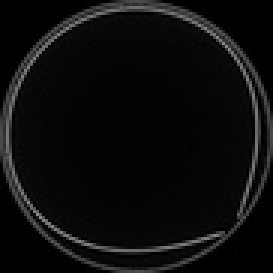
#> input picture data/media/images/001_slice000.jpg, 91 x 91 px, shrunk from 1324 x 1324 before the run (shown 3 times larger)
$ python -i kmeans.py   (imports and definitions only)
#> lines starting #> are read from the running program, lines starting #| are printed output that depends on the picture; after the words box and inside, x2 and y2 are one past the last pixel; in counts of white or black regions, pixels touching at a corner belong together
import argparse
import cv2
import numpy as np
from pathlib import Path
import imageio.v3 as iio
import matplotlib.pyplot as plt
import matplotlib.cm as cm
import matplotlib
from scipy.ndimage import convolve
import networkx as ntx
from scipy.spatial.distance import euclidean
# [1 line not run here, left out]
from collections import deque
import heapq
from math import sqrt
import uuid
from itertools import combinations
from sklearn.cluster import KMeans


def euclidean(p1, p2):
    return sqrt((p1[0]-p2[0])**2 + (p1[1]-p2[1])**2)

# [74 lines left out: functions dijkstra_cheapest_path, shortest_path_skeleton, not called in this run]

def find_endpoints(component_mask):
    endpoints = []
    padded = np.pad(component_mask, 1, mode='constant')  # pad to handle edges
    h, w = component_mask.shape

    for y in range(1, h + 1):
        for x in range(1, w + 1):
            if padded[y, x] == 1:
                # Count 8 neighbors
                neighbors = [
                    padded[y-1, x-1], padded[y-1, x], padded[y-1, x+1],
                    padded[y, x-1],
                    padded[y, x+1],
                    padded[y+1, x-1], padded[y+1, x], padded[y+1, x+1]
                ]
                if sum(neighbors) == 1:
                    # Exactly one neighbor → endpoint
                    endpoints.append((y-1, x-1))  # remove padding offset
    return endpoints

# [70 lines left out: functions shortest_path_length, is_path_between_points, is_y_branch_point, not called in this run]

'''
python3 segmentation/scripts/kmeans.py -s /media/ankan/Ankan_PhD/MoMA/VolPkgs/W26855.volpkg/volumes/20250214115505/1000.tif -k 3 -n 100
'''

def thin(original_image: np.array, clustered: np.array, save_at: str, cluster_id: int, cluster_mask: np.array, threshold_factor: float = 2.0, cv_show: bool=True, cv_wait_key_val: int=0, num_seg_points: int = 1000):

    print(f'Shape of the film slice is: {original_image.shape}')
    img_min = original_image[:, :, 0].min()
    img_max = original_image[:, :, 0].max()
    print(f'min: {img_min}, max: {img_max}')

    cy, cx, _ = original_image.shape

    center_point = (cy//2, cx//2)

    _, binary = cv2.threshold(clustered, (img_max - img_min) // threshold_factor, img_max, cv2.THRESH_BINARY)
    # binary = cv2.adaptiveThreshold(clustered, img_max, cv2.ADAPTIVE_THRESH_MEAN_C, cv2.THRESH_BINARY,11,2)
    skeleton = cv2.ximgproc.thinning(binary)

    num_labels, labels = cv2.connectedComponents(skeleton, connectivity=8)
    print(f"Total components: {num_labels} (including background).")
    if save_at:
        save_at_cluster = Path(save_at) / f'cluster_{cluster_id}'
        save_at_cluster.mkdir(parents=True, exist_ok=True)
        colored_path = original_image.copy()
        cv2.imwrite(f'{save_at_cluster}/original_image.jpg', original_image)
        cv2.imwrite(f'{save_at_cluster}/cluster_mask.jpg', cluster_mask)
        cv2.imwrite(f'{save_at_cluster}/cluster.jpg', clustered)


    for idx in range(1, num_labels):  # skip background
        component_mask = (labels == idx).astype(np.uint8)

        endpoints = find_endpoints(component_mask=component_mask)

        num_points = cv2.countNonZero(component_mask)

        if num_points < num_seg_points:
            # print(f"Number of points less than {num_seg_points}. Skipping component.")
            continue

        print(f"\nComponent {idx} (Cluster: {cluster_id}): {num_points} points")


        y_branch_points = []
        padded = np.pad(component_mask, 1, mode='constant')
        h, w = component_mask.shape

        for x in range(1, h + 1):
            for y in range(1, w + 1):
                if padded[x, y] == 1 and is_y_branch_point(x, y, padded):
                    y_branch_points.append((x - 1, y - 1))

        if len(y_branch_points) > 0:
            print(f"Component {idx} (Cluster: {cluster_id}) contains Y-branching structure ({len(y_branch_points)} Y-points).")
            if save_at:
                with open(f'{save_at}/details.txt', 'a') as fid:
                    fid.write(f'Component {idx} (Cluster: {cluster_id}) contains Y-branching structure ({len(y_branch_points)} Y-points).\n')
        else:
            print(f"Component {idx} (Cluster: {cluster_id}) has no Y-junctions.")
            if save_at:
                with open(f'{save_at}/details.txt', 'a') as fid:
                    fid.write(f"Component {idx} (Cluster: {cluster_id}) has no Y-junctions.")

        # Draw pruned skeleton on original image as green dots
        color_overlay = cv2.cvtColor(original_image.copy(), cv2.COLOR_BGR2RGB)

        ys, xs = np.where(component_mask == 1)
        for (y, x) in zip(ys, xs):
            color_overlay[y, x] = [0, 255, 255]

        for yb in y_branch_points:
            cv2.circle(color_overlay, (yb[1], yb[0]), 1, (255,0,0), 1) # green

        pathlen = 0
        start = (0,0)
        end = (0,0)
        for p1, p2 in combinations(endpoints, 2):
            q = shortest_path_length(binary, p1, p2)
            if q >= pathlen:
                pathlen = q
                start, end = p1, p2

        print(f'Start: {start}, End: {end}')
        cv2.circle(color_overlay, (start[1], start[0]), 10, (0,255,0),2) # start - Green
        cv2.circle(color_overlay, (end[1], end[0]), 10, (0,0,255),2) # end - Red

        shortestpath, shortestdist = dijkstra_cheapest_path(skeleton=binary, start=start, end=end, center_point=center_point)
        print(f'Length of the shortest path between start and end is: {len(shortestpath)} pixels, and cost is {shortestdist}.')
        if save_at:
            with open(f'{save_at_cluster}/segmented_component_{idx}_cluster{cluster_id}.txt', 'w') as f:
                f.write(f'x,y\n')
                for spidx, sp in enumerate(shortestpath):
                    cv2.circle(color_overlay, (sp[1], sp[0]), 1, (0,int(255*(1-(spidx/len(shortestpath)))),int(255*spidx/len(shortestpath))),1)
                    f.write(f'{sp[1]},{sp[0]}\n')
                f.write(f'Cost: {shortestdist}')
        else:
            for spidx, sp in enumerate(shortestpath):
                cv2.circle(color_overlay, (sp[1], sp[0]), 1, (0,int(255*(1-(spidx/len(shortestpath)))),int(255*spidx/len(shortestpath))),1)

        colored_path = cv2.bitwise_or(colored_path, color_overlay)


        cv2.line(color_overlay, (start[1], start[0]), (end[1], end[0]), (0,0,255), 5)

        if cv_show:
            cv2.imshow(f"Cluster {cluster_id} | Component {idx} - Skeleton Overlay", color_overlay)
            cv2.waitKey(cv_wait_key_val)

        if save_at:
            cv2.imwrite(f'{save_at_cluster}/segmented_component_{idx}_cluster{cluster_id}.jpg', img=color_overlay)

    if save_at:
        cv2.imwrite(f'{save_at_cluster}/binary_cluster{cluster_id}.jpg', img=binary)
        cv2.imwrite(f'{save_at_cluster}/total_colored_segmentation_cluster{cluster_id}.jpg', img=colored_path)


def kmeans(film_slice: str, output_folder: str, threshold_factor:float=2.0, cv_show: bool=True, cv_wait_key: bool=False, number_of_clusters: int = 3, num_seg_points: int = 1000):

#> called with film_slice = '../../data/media/images/001_slice000.jpg', output_folder = 'out.png', threshold_factor = 2, cv_show = True, cv_wait_key = False, number_of_clusters = 3, num_seg_points = 1000
    if output_folder:
        uuid_id = str(uuid.uuid4())
        save_at = Path(output_folder) / uuid_id
        print(f"Saving things at {save_at}")
        save_at.mkdir(parents=True, exist_ok=True)
        with open(f'{save_at}/details.txt', 'w') as fid:
            fid.write(f'KMEANS->Thinning\nFilm slice: {film_slice}\nthreshold factor: {threshold_factor}\nnumber of clusters: {number_of_clusters}\nmax_num_of_seg_points: {num_seg_points}\n')
    else:
        print(f"Nothing is being saved. So, you will see the outputs. And press a key after every output to see the next.")
        cv_show = True
        cv_wait_key = True
        save_at = None

    if cv_wait_key:
        cv_wait_key_val = 0 # Wait if true
    else:
        cv_wait_key_val = 1 # Don't wait if false

    original_image = cv2.imread(film_slice)
#> original_image is the input picture: shape (91, 91, 3); min 0, max 140, mean 12.1
    if original_image is None:
        print("Failed to load original image.")
        return

    img = cv2.imread(film_slice, cv2.IMREAD_GRAYSCALE)
#> img: shape (91, 91); min 0, max 140, mean 12.1
    if img is None:
        print("Failed to load image.")
        return

    h, w = img.shape
#> h = 91; w = 91
    flat_img = img.reshape(-1, 1)
#> flat_img = 8281 values, max 140 at index 6473, min 0 at index 0, mean 12.14

    # Apply KMeans
    kmeans = KMeans(n_clusters=number_of_clusters, random_state=0, n_init="auto")
    kmeans.fit(flat_img)
    labels = kmeans.labels_.reshape(h, w)

    # Display each cluster separately
    for cluster_id in range(number_of_clusters):
        mask = (labels == cluster_id).astype(np.uint8) * 255  # Binary mask
        cluster_img = cv2.bitwise_and(img, img, mask=mask)
        print(f'cluster_img shape: {cluster_img.shape}')
#> this loop made 3 passes
#> pass 1, in kmeans, `cluster_img = cv2.bitwise_and(img, img, mask=mask)`:
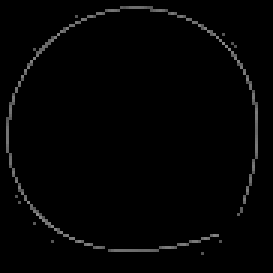
#> cluster_img: shape (91, 91) (shown 3 times larger); min 0, max 140, mean 3.5
#> pass 2, in kmeans, `cluster_img = cv2.bitwise_and(img, img, mask=mask)`:
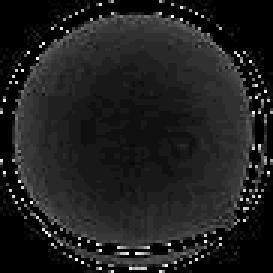
#> cluster_img: shape (91, 91) (shown 3 times larger); min 0, max 31, mean 3.8; drawn with min black and max white
#> pass 3, in kmeans, `cluster_img = cv2.bitwise_and(img, img, mask=mask)`:
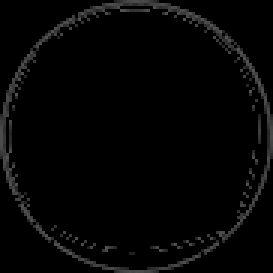
#> cluster_img: shape (91, 91) (shown 3 times larger); min 0, max 83, mean 4.8

    # [12 lines of commented-out code are left out]

    for cluster_id in range(number_of_clusters):
        mask = (labels == cluster_id).astype(np.uint8) * 255  # Binary mask
        cluster_img = cv2.bitwise_and(img, img, mask=mask)
        print(f"Starting thinning for cluster {cluster_id}")
        thin(original_image=original_image, clustered=cluster_img, save_at=save_at, cluster_id=cluster_id, cv_show=cv_show,
             cv_wait_key_val=cv_wait_key_val, num_seg_points=num_seg_points, threshold_factor=threshold_factor, cluster_mask=mask)
#> this loop made 3 passes
#> num_labels in thin on passes 1 to 3: 13, 1, 76
#| min: 0, max: 140
#| Total components: 13 (including background).
#| min: 0, max: 140
#| Total components: 1 (including background).
#| min: 0, max: 140
#| Total components: 76 (including background).
#> pass 1, in kmeans, `mask = (labels == cluster_id).astype(np.uint8) * 255`:
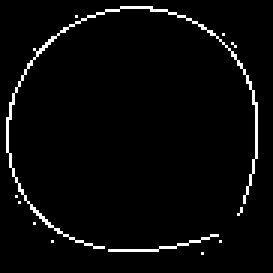
#> mask: shape (91, 91) (shown 3 times larger); 3.2% white in thin lines or dots, all inside (x1, y1, x2, y2) = (2, 2, 86, 85)
#> pass 1, in thin, `num_labels, labels = cv2.connectedComponents(skeleton, connectivity=8)`:
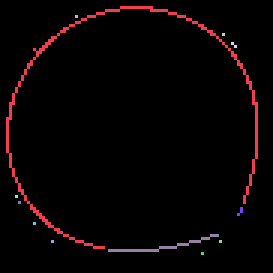
#> labels: shape (91, 91) int32 (shown 3 times larger); 13 distinct labels, from 0 to 12; one colour per label, 0 black
#> pass 2, in kmeans, `mask = (labels == cluster_id).astype(np.uint8) * 255`:
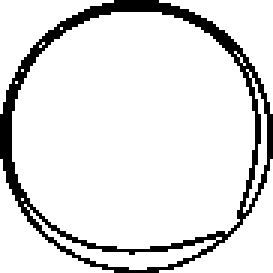
#> mask: shape (91, 91) (shown 3 times larger); 88.6% white; 1 black region, box (x1, y1, x2, y2) and area: (0, 0, 91, 91) 942

    print("Press any key to exit the program!")
    cv2.waitKey(cv_wait_key_val)
    cv2.destroyAllWindows()


# [24 lines left out: function main, not called in this run]


# [2 lines not run here, left out]

>>> result = kmeans('../../data/media/images/001_slice000.jpg', 'out.png')
